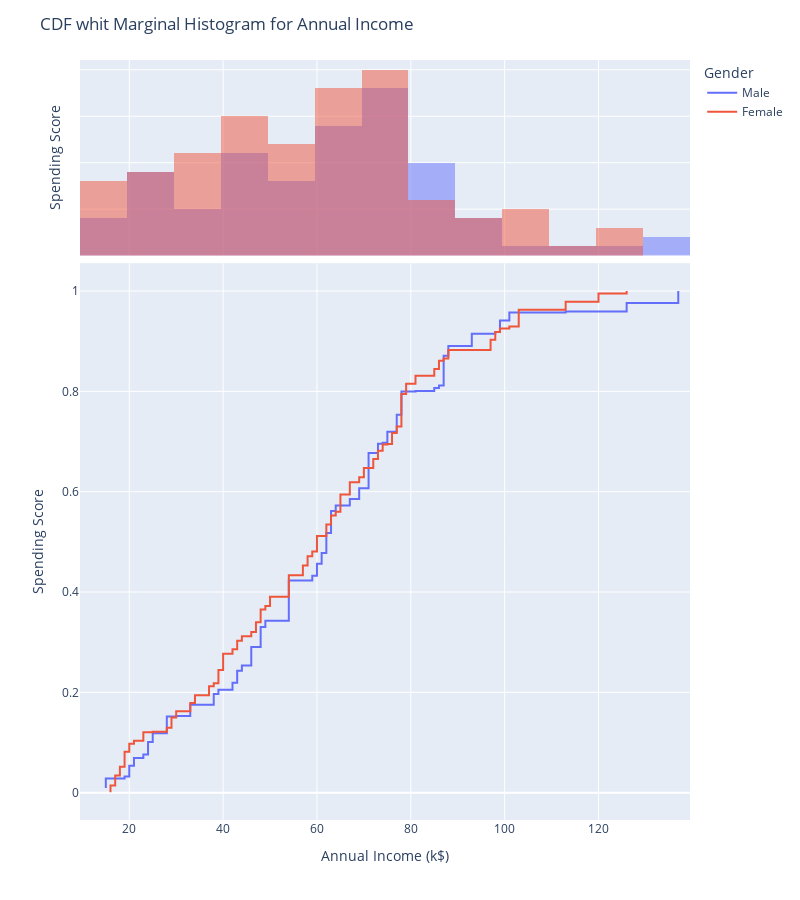

The cell this chart's notebook holds for it:
### Code cell
fig = px.ecdf(df, x="Annual Income (k$)", 
              y="Spending Score (1-100)", 
              color="Gender",
              marginal="histogram",
              height=900,
              width=800)

fig.update_yaxes(title_text="Spending Score")
fig.update_layout(title="CDF whit Marginal Histogram for Annual Income")

### Figure 1 — Plotly figure (JSON) as saved in the notebook; plotly's stock layout.template omitted (floating-point values rounded to 4 significant figures)
{"data": [{"hovertemplate": "Gender=Male<br>Annual Income (k$)=%{x}<br>fraction of sum of Spending Score (1-100)=%{y}<extra></extra>", "legendgroup": "Male", "line": {"dash": "solid", "shape": "hv"}, "marker": {"color": "#636efa", "symbol": "circle"}, "mode": "lines", "name": "Male", "orientation": "v", "showlegend": true, "type": "scatter", "x": [15, 15, 19, 19, 20, 20, 21, 23, 24, 24, 25, 28, 28, 30, 33, 33, 38, 39, 42, 43, 43, 44, 46, 46, 46, 48, 48, 48, 49, 54, 54, 54, 54, 54, 54, 54, 59, 60, 60, 61, 61, 62, 62, 62, 63, 63, 63, 63, 64, 67, 69, 71, 71, 71, 71, 71, 71, 73, 73, 74, 75, 77, 77, 77, 78, 78, 78, 78, 78, 81, 85, 86, 87, 87, 87, 87, 87, 88, 88, 93, 93, 98, 99, 101, 113, 126, 137, 137], "xaxis": "x", "y": [0.009136, 0.02811, 0.02881, 0.03209, 0.03514, 0.05364, 0.0691, 0.0759, 0.093, 0.1012, 0.1183, 0.1375, 0.1518, 0.1527, 0.1537, 0.1752, 0.1968, 0.2052, 0.2193, 0.2289, 0.2429, 0.2537, 0.2645, 0.2776, 0.2905, 0.3024, 0.3162, 0.3301, 0.3429, 0.3556, 0.3664, 0.376, 0.3888, 0.3999, 0.4111, 0.423, 0.4327, 0.4441, 0.4563, 0.4678, 0.4776, 0.4905, 0.5036, 0.5175, 0.5282, 0.5383, 0.5495, 0.5617, 0.5725, 0.5856, 0.6069, 0.6245, 0.6421, 0.6442, 0.6468, 0.669, 0.6772, 0.6784, 0.6955, 0.6978, 0.7196, 0.7224, 0.7451, 0.7536, 0.7576, 0.7578, 0.758, 0.7791, 0.7997, 0.8009, 0.807, 0.8117, 0.8332, 0.848, 0.851, 0.8686, 0.8709, 0.8744, 0.8906, 0.8939, 0.915, 0.9185, 0.9412, 0.9571, 0.959, 0.9763, 0.9806, 1], "yaxis": "y"}, {"alignmentgroup": "True", "bingroup": "x", "hovertemplate": "Gender=Male<br>Annual Income (k$)=%{x}<br>count=%{y}<extra></extra>", "legendgroup": "Male", "marker": {"color": "#636efa"}, "name": "Male", "offsetgroup": "Male", "opacity": 0.5, "showlegend": false, "type": "histogram", "x": [15, 15, 19, 19, 20, 20, 21, 23, 24, 24, 25, 28, 28, 30, 33, 33, 38, 39, 42, 43, 43, 44, 46, 46, 46, 48, 48, 48, 49, 54, 54, 54, 54, 54, 54, 54, 59, 60, 60, 61, 61, 62, 62, 62, 63, 63, 63, 63, 64, 67, 69, 71, 71, 71, 71, 71, 71, 73, 73, 74, 75, 77, 77, 77, 78, 78, 78, 78, 78, 81, 85, 86, 87, 87, 87, 87, 87, 88, 88, 93, 93, 98, 99, 101, 113, 126, 137, 137], "xaxis": "x2", "yaxis": "y2"}, {"hovertemplate": "Gender=Female<br>Annual Income (k$)=%{x}<br>fraction of sum of Spending Score (1-100)=%{y}<extra></extra>", "legendgroup": "Female", "line": {"dash": "solid", "shape": "hv"}, "marker": {"color": "#EF553B", "symbol": "circle"}, "mode": "lines", "name": "Female", "orientation": "v", "showlegend": true, "type": "scatter", "x": [16, 16, 17, 17, 18, 18, 19, 19, 20, 20, 21, 23, 25, 28, 28, 29, 29, 30, 33, 33, 34, 34, 37, 37, 38, 39, 39, 39, 40, 40, 40, 40, 42, 43, 43, 44, 46, 47, 47, 48, 48, 48, 49, 50, 50, 54, 54, 54, 54, 54, 57, 57, 58, 58, 59, 60, 60, 60, 60, 62, 62, 62, 63, 63, 64, 65, 65, 65, 65, 67, 67, 67, 69, 70, 70, 72, 72, 73, 73, 74, 75, 76, 76, 77, 78, 78, 78, 78, 78, 78, 78, 79, 79, 81, 85, 86, 87, 88, 88, 97, 97, 98, 99, 101, 103, 103, 103, 103, 113, 120, 120, 126], "xaxis": "x", "y": [0.00104, 0.01438, 0.02131, 0.03448, 0.03552, 0.05181, 0.06429, 0.08144, 0.08404, 0.09738, 0.1034, 0.1204, 0.1213, 0.1268, 0.1293, 0.1346, 0.1497, 0.1624, 0.1648, 0.1788, 0.1818, 0.1944, 0.1989, 0.2119, 0.218, 0.2286, 0.2334, 0.2447, 0.2519, 0.2592, 0.2688, 0.2769, 0.2859, 0.2953, 0.3031, 0.3117, 0.3206, 0.3296, 0.3398, 0.3485, 0.3568, 0.3649, 0.3722, 0.3819, 0.3904, 0.3996, 0.4086, 0.4159, 0.4235, 0.4334, 0.4434, 0.453, 0.4634, 0.4713, 0.4809, 0.4895, 0.4977, 0.5046, 0.5119, 0.519, 0.5273, 0.5346, 0.5432, 0.5526, 0.5599, 0.5682, 0.5768, 0.5843, 0.5945, 0.6044, 0.6119, 0.6188, 0.6288, 0.6339, 0.6472, 0.6531, 0.6654, 0.6806, 0.6819, 0.6943, 0.6952, 0.7021, 0.7172, 0.73, 0.7435, 0.7562, 0.7716, 0.7754, 0.7886, 0.7921, 0.7948, 0.8009, 0.8153, 0.8314, 0.8444, 0.8609, 0.8655, 0.8804, 0.8827, 0.8882, 0.9031, 0.9184, 0.9251, 0.9293, 0.9413, 0.9442, 0.9589, 0.9629, 0.9787, 0.9924, 0.9951, 1], "yaxis": "y"}, {"alignmentgroup": "True", "bingroup": "x", "hovertemplate": "Gender=Female<br>Annual Income (k$)=%{x}<br>count=%{y}<extra></extra>", "legendgroup": "Female", "marker": {"color": "#EF553B"}, "name": "Female", "offsetgroup": "Female", "opacity": 0.5, "showlegend": false, "type": "histogram", "x": [16, 16, 17, 17, 18, 18, 19, 19, 20, 20, 21, 23, 25, 28, 28, 29, 29, 30, 33, 33, 34, 34, 37, 37, 38, 39, 39, 39, 40, 40, 40, 40, 42, 43, 43, 44, 46, 47, 47, 48, 48, 48, 49, 50, 50, 54, 54, 54, 54, 54, 57, 57, 58, 58, 59, 60, 60, 60, 60, 62, 62, 62, 63, 63, 64, 65, 65, 65, 65, 67, 67, 67, 69, 70, 70, 72, 72, 73, 73, 74, 75, 76, 76, 77, 78, 78, 78, 78, 78, 78, 78, 79, 79, 81, 85, 86, 87, 88, 88, 97, 97, 98, 99, 101, 103, 103, 103, 103, 113, 120, 120, 126], "xaxis": "x2", "yaxis": "y2"}], "layout": {"barmode": "overlay", "height": 900, "legend": {"title": {"text": "Gender"}, "tracegroupgap": 0}, "margin": {"t": 60}, "title": {"text": "CDF whit Marginal Histogram for Annual Income"}, "width": 800, "xaxis": {"anchor": "y", "autorange": true, "domain": [0, 1], "range": [9.5, 139.5], "title": {"text": "Annual Income (k$)"}, "type": "linear"}, "xaxis2": {"anchor": "y2", "autorange": true, "domain": [0, 1], "matches": "x", "range": [9.5, 139.5], "showgrid": true, "showticklabels": false, "type": "linear"}, "yaxis": {"anchor": "x", "autorange": true, "domain": [0, 0.7326], "range": [-0.05446, 1.055], "title": {"text": "Spending Score"}, "type": "linear"}, "yaxis2": {"anchor": "x2", "autorange": true, "domain": [0.7426, 1], "matches": "y2", "range": [0, 21.05], "showgrid": true, "showline": false, "showticklabels": false, "ticks": "", "title": {"text": "Spending Score"}}}}
